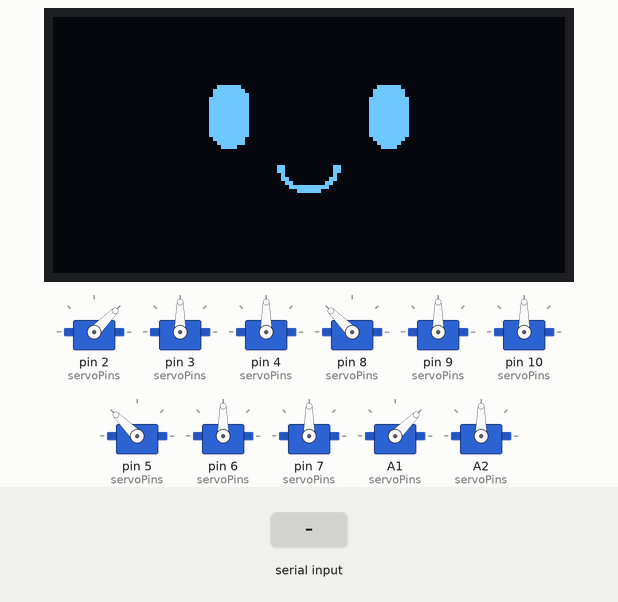
A sketch run on a simulated Arduino Mega 2560, built with avr-gcc and run on an emulated ATmega2560. Shown: 128×64 one-colour display, 11 × servo. The inputs (shaded band) are chosen by the test bench.

Above: at 1.7 s.
1.8 s: "f" received over Serial
At 2.26 s:
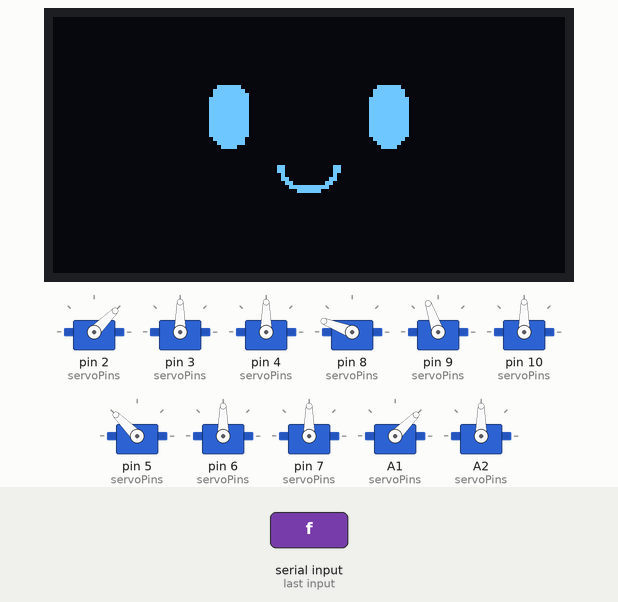
At 2.86 s:
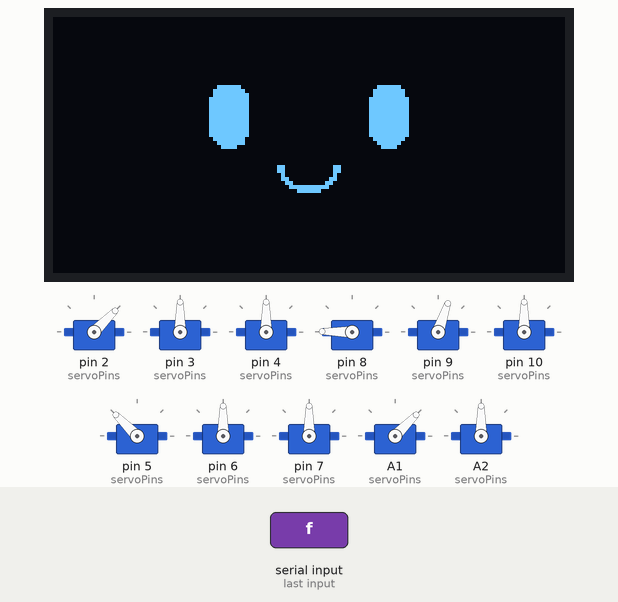
7.2 s: "f" received over Serial
At 10.41 s:
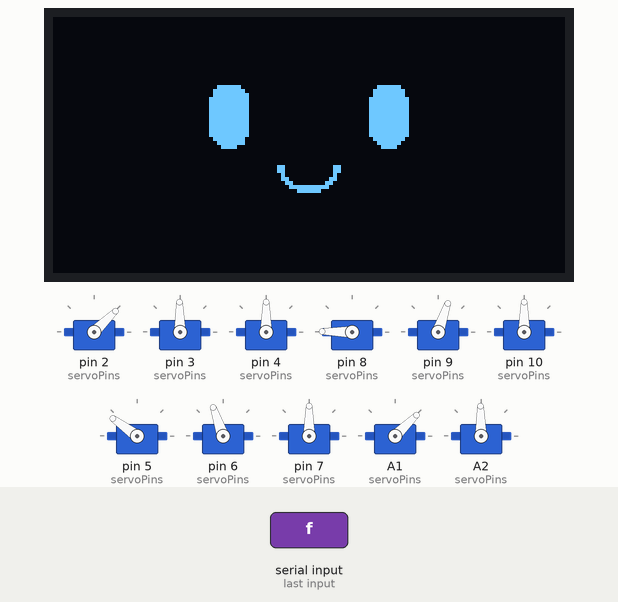
Timing chart, 0 to 17.8 s (numbered marks = the images above; inputs shaded):
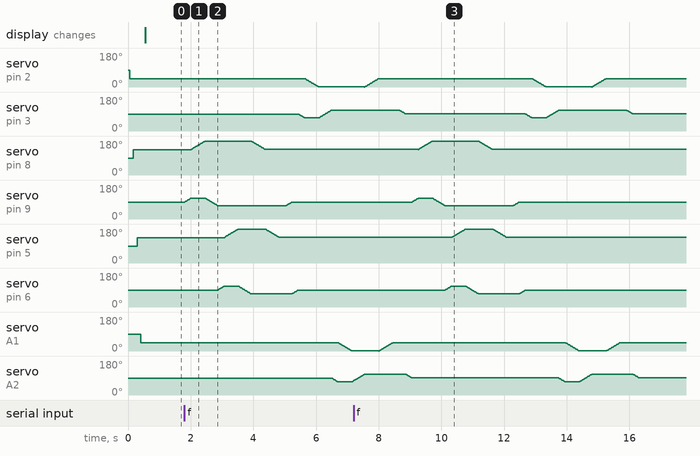

The sketch:

project_robot.ino
```cpp
//Authours: Jingyi Yang and Otavio Paz

//library of blue tooth
#include <SoftwareSerial.h>
#define pinRX 0
#define pinTX 1
SoftwareSerial blueTSerial(pinRX, pinTX); // RX、TX

//library for IIC communication
#include <Wire.h>
#include <splash.h>
//library of OLED
#include <Adafruit_GFX.h>
#include <Adafruit_SSD1306.h>
#define SCREEN_WIDTH 128 // define width of OLED in pixel
#define SCREEN_HEIGHT 64 // define hight of OLED in pixel
//define reset pin for OLED, Adafruit_SSD1306
#define OLED_MOSI  A5//SDA
#define OLED_CLK   A4//SCL
#define OLED_DC    12
#define OLED_CS    13
#define OLED_RESET 28//RST
//Adafruit_SSD1306 display(SCREEN_WIDTH, SCREEN_HEIGHT, &Wire, OLED_RESET);
Adafruit_SSD1306 display(SCREEN_WIDTH, SCREEN_HEIGHT, OLED_MOSI, OLED_CLK, OLED_DC, OLED_RESET, OLED_CS);

//orange PWM, red Vcc, Brown ground
//library for stepper motor
#include <Servo.h>
#define FRONTLEFT 0
#define FRONTRIGHT 1
#define BACKLEFT 2
#define BACKRIGHT 3
#define HEAP 0
#define KNEA 1
#define FEET 2

Servo servos[4][3];
const int H_START = 45;//H1 0 (maximum to the front) - 90 (straight to the side)
const int H_FRONT1 = 0;
const int H_FRONT2 = 20;
const int H_BACK = 90;

const int K_START = 90;
const int K_UP = 110;
const int K_DOWN = 70;

const int F_START = 90;
const int F_DOWN = 90;
int posServos[4][3] = {
  {H_START, K_START, F_START},//180-90
  {180 - H_START, K_START, 180-F_START},
  {180 - H_START, K_START, F_START},//0-90, 0-90
  {H_START, K_START, 180-F_START}//0-90, 180-90
  };
const int servoPins[4][3] = {{2,3,4},{8,9,10},{5,6,7},{A1,A2,A3}};


const int FORWARD = 0;
const int LEFT = 1;
const int RIGHT = 2;
const int BACKWARD = 3;

const unsigned char face_bitmap_OIP [] PROGMEM = {
	0x00, 0x00, 0x00, 0x00, 0x00, 0x00, 0x00, 0x00, 0x00, 0x00, 0x00, 0x00, 0x00, 0x00, 0x00, 0x00,
	0x00, 0x00, 0x00, 0x00, 0x00, 0x00, 0x00, 0x00, 0x00, 0x00, 0x00, 0x00, 0x00, 0x00, 0x00, 0x00,
	0x00, 0x00, 0x00, 0x00, 0x00, 0x00, 0x00, 0x00, 0x00, 0x00, 0x00, 0x00, 0x00, 0x00, 0x00, 0x00,
	0x00, 0x00, 0x00, 0x00, 0x00, 0x00, 0x00, 0x00, 0x00, 0x00, 0x00, 0x00, 0x00, 0x00, 0x00, 0x00,
	0x00, 0x00, 0x00, 0x00, 0x00, 0x00, 0x00, 0x00, 0x00, 0x00, 0x00, 0x00, 0x00, 0x00, 0x00, 0x00,
	0x00, 0x00, 0x00, 0x00, 0x00, 0x00, 0x00, 0x00, 0x00, 0x00, 0x00, 0x00, 0x00, 0x00, 0x00, 0x00,
	0x00, 0x00, 0x00, 0x00, 0x00, 0x00, 0x00, 0x00, 0x00, 0x00, 0x00, 0x00, 0x00, 0x00, 0x00, 0x00,
	0x00, 0x00, 0x00, 0x00, 0x00, 0x00, 0x00, 0x00, 0x00, 0x00, 0x00, 0x00, 0x00, 0x00, 0x00, 0x00,
	0x00, 0x00, 0x00, 0x00, 0x00, 0x00, 0x00, 0x00, 0x00, 0x00, 0x00, 0x00, 0x00, 0x00, 0x00, 0x00,
	0x00, 0x00, 0x00, 0x00, 0x00, 0x00, 0x00, 0x00, 0x00, 0x00, 0x00, 0x00, 0x00, 0x00, 0x00, 0x00,
	0x00, 0x00, 0x00, 0x00, 0x00, 0x00, 0x00, 0x00, 0x00, 0x00, 0x00, 0x00, 0x00, 0x00, 0x00, 0x00,
	0x00, 0x00, 0x00, 0x00, 0x00, 0x00, 0x00, 0x00, 0x00, 0x00, 0x00, 0x00, 0x00, 0x00, 0x00, 0x00,
	0x00, 0x00, 0x00, 0x00, 0x00, 0x00, 0x00, 0x00, 0x00, 0x00, 0x00, 0x00, 0x00, 0x00, 0x00, 0x00,
	0x00, 0x00, 0x00, 0x00, 0x00, 0x00, 0x00, 0x00, 0x00, 0x00, 0x00, 0x00, 0x00, 0x00, 0x00, 0x00,
	0x00, 0x00, 0x00, 0x00, 0x00, 0x00, 0x00, 0x00, 0x00, 0x00, 0x00, 0x00, 0x00, 0x00, 0x00, 0x00,
	0x00, 0x00, 0x00, 0x00, 0x00, 0x00, 0x00, 0x00, 0x00, 0x00, 0x00, 0x00, 0x00, 0x00, 0x00, 0x00,
	0x00, 0x00, 0x00, 0x00, 0x00, 0x00, 0x00, 0x00, 0x00, 0x00, 0x00, 0x00, 0x00, 0x00, 0x00, 0x00,
	0x00, 0x00, 0x00, 0x00, 0x00, 0x7e, 0x00, 0x00, 0x00, 0x00, 0x7e, 0x00, 0x00, 0x00, 0x00, 0x00,
	0x00, 0x00, 0x00, 0x00, 0x00, 0xff, 0x00, 0x00, 0x00, 0x00, 0xff, 0x00, 0x00, 0x00, 0x00, 0x00,
	0x00, 0x00, 0x00, 0x00, 0x00, 0xff, 0x80, 0x00, 0x00, 0x00, 0xff, 0x00, 0x00, 0x00, 0x00, 0x00,
	0x00, 0x00, 0x00, 0x00, 0x01, 0xff, 0x80, 0x00, 0x00, 0x01, 0xff, 0x80, 0x00, 0x00, 0x00, 0x00,
	0x00, 0x00, 0x00, 0x00, 0x01, 0xff, 0x80, 0x00, 0x00, 0x01, 0xff, 0x80, 0x00, 0x00, 0x00, 0x00,
	0x00, 0x00, 0x00, 0x00, 0x01, 0xff, 0x80, 0x00, 0x00, 0x01, 0xff, 0x80, 0x00, 0x00, 0x00, 0x00,
	0x00, 0x00, 0x00, 0x00, 0x01, 0xff, 0x80, 0x00, 0x00, 0x01, 0xff, 0x80, 0x00, 0x00, 0x00, 0x00,
	0x00, 0x00, 0x00, 0x00, 0x01, 0xff, 0x80, 0x00, 0x00, 0x01, 0xff, 0x80, 0x00, 0x00, 0x00, 0x00,
	0x00, 0x00, 0x00, 0x00, 0x01, 0xff, 0x80, 0x00, 0x00, 0x01, 0xff, 0x80, 0x00, 0x00, 0x00, 0x00,
	0x00, 0x00, 0x00, 0x00, 0x01, 0xff, 0x80, 0x00, 0x00, 0x01, 0xff, 0x80, 0x00, 0x00, 0x00, 0x00,
	0x00, 0x00, 0x00, 0x00, 0x01, 0xff, 0x80, 0x00, 0x00, 0x01, 0xff, 0x80, 0x00, 0x00, 0x00, 0x00,
	0x00, 0x00, 0x00, 0x00, 0x01, 0xff, 0x80, 0x00, 0x00, 0x01, 0xff, 0x80, 0x00, 0x00, 0x00, 0x00,
	0x00, 0x00, 0x00, 0x00, 0x01, 0xff, 0x80, 0x00, 0x00, 0x01, 0xff, 0x80, 0x00, 0x00, 0x00, 0x00,
	0x00, 0x00, 0x00, 0x00, 0x00, 0xff, 0x00, 0x00, 0x00, 0x00, 0xff, 0x00, 0x00, 0x00, 0x00, 0x00,
	0x00, 0x00, 0x00, 0x00, 0x00, 0x7f, 0x00, 0x00, 0x00, 0x00, 0x7e, 0x00, 0x00, 0x00, 0x00, 0x00,
	0x00, 0x00, 0x00, 0x00, 0x00, 0x3c, 0x00, 0x00, 0x00, 0x00, 0x3c, 0x00, 0x00, 0x00, 0x00, 0x00,
	0x00, 0x00, 0x00, 0x00, 0x00, 0x00, 0x00, 0x00, 0x00, 0x00, 0x00, 0x00, 0x00, 0x00, 0x00, 0x00,
	0x00, 0x00, 0x00, 0x00, 0x00, 0x00, 0x00, 0x00, 0x00, 0x00, 0x00, 0x00, 0x00, 0x00, 0x00, 0x00,
	0x00, 0x00, 0x00, 0x00, 0x00, 0x00, 0x00, 0x00, 0x00, 0x00, 0x00, 0x00, 0x00, 0x00, 0x00, 0x00,
	0x00, 0x00, 0x00, 0x00, 0x00, 0x00, 0x00, 0x00, 0x00, 0x00, 0x00, 0x00, 0x00, 0x00, 0x00, 0x00,
	0x00, 0x00, 0x00, 0x00, 0x00, 0x00, 0x00, 0xc0, 0x03, 0x00, 0x00, 0x00, 0x00, 0x00, 0x00, 0x00,
	0x00, 0x00, 0x00, 0x00, 0x00, 0x00, 0x00, 0xc0, 0x03, 0x00, 0x00, 0x00, 0x00, 0x00, 0x00, 0x00,
	0x00, 0x00, 0x00, 0x00, 0x00, 0x00, 0x00, 0x40, 0x02, 0x00, 0x00, 0x00, 0x00, 0x00, 0x00, 0x00,
	0x00, 0x00, 0x00, 0x00, 0x00, 0x00, 0x00, 0x60, 0x06, 0x00, 0x00, 0x00, 0x00, 0x00, 0x00, 0x00,
	0x00, 0x00, 0x00, 0x00, 0x00, 0x00, 0x00, 0x30, 0x0c, 0x00, 0x00, 0x00, 0x00, 0x00, 0x00, 0x00,
	0x00, 0x00, 0x00, 0x00, 0x00, 0x00, 0x00, 0x1f, 0xf8, 0x00, 0x00, 0x00, 0x00, 0x00, 0x00, 0x00,
	0x00, 0x00, 0x00, 0x00, 0x00, 0x00, 0x00, 0x07, 0xe0, 0x00, 0x00, 0x00, 0x00, 0x00, 0x00, 0x00,
	0x00, 0x00, 0x00, 0x00, 0x00, 0x00, 0x00, 0x00, 0x00, 0x00, 0x00, 0x00, 0x00, 0x00, 0x00, 0x00,
	0x00, 0x00, 0x00, 0x00, 0x00, 0x00, 0x00, 0x00, 0x00, 0x00, 0x00, 0x00, 0x00, 0x00, 0x00, 0x00,
	0x00, 0x00, 0x00, 0x00, 0x00, 0x00, 0x00, 0x00, 0x00, 0x00, 0x00, 0x00, 0x00, 0x00, 0x00, 0x00,
	0x00, 0x00, 0x00, 0x00, 0x00, 0x00, 0x00, 0x00, 0x00, 0x00, 0x00, 0x00, 0x00, 0x00, 0x00, 0x00,
	0x00, 0x00, 0x00, 0x00, 0x00, 0x00, 0x00, 0x00, 0x00, 0x00, 0x00, 0x00, 0x00, 0x00, 0x00, 0x00,
	0x00, 0x00, 0x00, 0x00, 0x00, 0x00, 0x00, 0x00, 0x00, 0x00, 0x00, 0x00, 0x00, 0x00, 0x00, 0x00,
	0x00, 0x00, 0x00, 0x00, 0x00, 0x00, 0x00, 0x00, 0x00, 0x00, 0x00, 0x00, 0x00, 0x00, 0x00, 0x00,
	0x00, 0x00, 0x00, 0x00, 0x00, 0x00, 0x00, 0x00, 0x00, 0x00, 0x00, 0x00, 0x00, 0x00, 0x00, 0x00,
	0x00, 0x00, 0x00, 0x00, 0x00, 0x00, 0x00, 0x00, 0x00, 0x00, 0x00, 0x00, 0x00, 0x00, 0x00, 0x00,
	0x00, 0x00, 0x00, 0x00, 0x00, 0x00, 0x00, 0x00, 0x00, 0x00, 0x00, 0x00, 0x00, 0x00, 0x00, 0x00,
	0x00, 0x00, 0x00, 0x00, 0x00, 0x00, 0x00, 0x00, 0x00, 0x00, 0x00, 0x00, 0x00, 0x00, 0x00, 0x00,
	0x00, 0x00, 0x00, 0x00, 0x00, 0x00, 0x00, 0x00, 0x00, 0x00, 0x00, 0x00, 0x00, 0x00, 0x00, 0x00,
	0x00, 0x00, 0x00, 0x00, 0x00, 0x00, 0x00, 0x00, 0x00, 0x00, 0x00, 0x00, 0x00, 0x00, 0x00, 0x00,
	0x00, 0x00, 0x00, 0x00, 0x00, 0x00, 0x00, 0x00, 0x00, 0x00, 0x00, 0x00, 0x00, 0x00, 0x00, 0x00,
	0x00, 0x00, 0x00, 0x00, 0x00, 0x00, 0x00, 0x00, 0x00, 0x00, 0x00, 0x00, 0x00, 0x00, 0x00, 0x00,
	0x00, 0x00, 0x00, 0x00, 0x00, 0x00, 0x00, 0x00, 0x00, 0x00, 0x00, 0x00, 0x00, 0x00, 0x00, 0x00,
	0x00, 0x00, 0x00, 0x00, 0x00, 0x00, 0x00, 0x00, 0x00, 0x00, 0x00, 0x00, 0x00, 0x00, 0x00, 0x00,
	0x00, 0x00, 0x00, 0x00, 0x00, 0x00, 0x00, 0x00, 0x00, 0x00, 0x00, 0x00, 0x00, 0x00, 0x00, 0x00,
	0x00, 0x00, 0x00, 0x00, 0x00, 0x00, 0x00, 0x00, 0x00, 0x00, 0x00, 0x00, 0x00, 0x00, 0x00, 0x00,
	0x00, 0x00, 0x00, 0x00, 0x00, 0x00, 0x00, 0x00, 0x00, 0x00, 0x00, 0x00, 0x00, 0x00, 0x00, 0x00
};

void setup() {
  Serial.begin(9600);
  blueTSerial.begin(38400);
  display.begin(SSD1306_SWITCHCAPVCC, 0x3C);

  //set_up for servo motors
  for(int i = 0; i < 4; i++){
    for(int j = 0; j <3; j++){
      servos[i][j].attach(servoPins[i][j]);
      delay(20);
      servos[i][j].write(posServos[i][j]);
      delay(20);
    }
  }
  face_display();
}

void blueTooth(){
  if (blueTSerial.available())
    Serial.print(blueTSerial.read());
  blueTSerial.print(Serial.read());
  blueTSerial.write(Serial.read());
}

void face_display(){
  display.clearDisplay();//clear the display
  display.drawBitmap(0, 0 , face_bitmap_OIP, 128, 64, WHITE);
  display.display();
}

void moveForward3(){
  servoMove(FRONTRIGHT,KNEA,K_UP);
  servoMove(FRONTRIGHT,HEAP,180 - H_FRONT1);
  servoMove(FRONTRIGHT,KNEA,K_DOWN);

  servoMove(BACKLEFT,KNEA,K_UP);
  servoMove(BACKLEFT,HEAP,180 - H_FRONT1);
  servoMove(BACKLEFT,KNEA,K_DOWN);

  servoMove(FRONTRIGHT,HEAP,180 - H_START);
  servoMove(BACKLEFT,HEAP,180 - H_START);

  delay(200);
  servoMove(FRONTRIGHT,KNEA,K_START);
  servoMove(BACKLEFT,KNEA,K_START);

  servoMove(FRONTLEFT,KNEA,180 - K_UP);
  servoMove(FRONTLEFT,HEAP,H_FRONT1);
  servoMove(FRONTLEFT,KNEA,180 - K_DOWN);

  servoMove(BACKRIGHT,KNEA,180 - K_UP);
  servoMove(BACKRIGHT,HEAP,H_FRONT1);
  servoMove(BACKRIGHT,KNEA,180 - K_DOWN);

  servoMove(FRONTLEFT,HEAP,H_START);
  servoMove(BACKRIGHT,HEAP,H_START);

  delay(200);
  servoMove(FRONTLEFT,KNEA,K_START);
  servoMove(BACKRIGHT,KNEA,K_START);
}

void moveBackward(){
  servoMove(FRONTRIGHT,KNEA,K_UP);
  servoMove(FRONTRIGHT,HEAP,180 - H_BACK);
  servoMove(FRONTRIGHT,KNEA,K_DOWN);

  servoMove(BACKLEFT,KNEA,K_UP);
  servoMove(BACKLEFT,HEAP,180 - H_BACK);
  servoMove(BACKLEFT,KNEA,K_DOWN);

  servoMove(FRONTRIGHT,HEAP,180 - H_START);
  servoMove(BACKLEFT,HEAP,180 - H_START);

  delay(200);
  servoMove(FRONTRIGHT,KNEA,K_START);
  servoMove(BACKLEFT,KNEA,K_START);

  servoMove(FRONTLEFT,KNEA,180 - K_UP);
  servoMove(FRONTLEFT,HEAP,H_BACK);
  servoMove(FRONTLEFT,KNEA,180 - K_DOWN);

  servoMove(BACKRIGHT,KNEA,180 - K_UP);
  servoMove(BACKRIGHT,HEAP,H_BACK);
  servoMove(BACKRIGHT,KNEA,180 - K_DOWN);

  servoMove(FRONTLEFT,HEAP,H_START);
  servoMove(BACKRIGHT,HEAP,H_START);

  delay(200);
  servoMove(FRONTLEFT,KNEA,K_START);
  servoMove(BACKRIGHT,KNEA,K_START);
}

//R is direction of the leg, C is components of the leg
void servoMove(int r, int c,int pos){
  if(pos > posServos[r][c]){
    for(int i = posServos[r][c]; i < pos; i++){
      servos[r][c].write(i);
      delay(10);
    }
  }
  else{
    for(int i = posServos[r][c]; i > pos; i--){
      servos[r][c].write(i);
      delay(10);
    }
  }
  posServos[r][c] = pos;
}

void move(int direction){
  switch(direction){
    case FORWARD:
      moveForward3();
      break;
    case BACKWARD:
      break;
    case LEFT:
      break;
    case RIGHT:
      break;
  }
}


void loop() {
  while(Serial.available()){
    if(Serial.read()=='f'){
      moveForward3();
    }
  }
}
```

Measured:
- after the input at 1.8 s, servo on pin 2 (servoPins): moves from 45° to 1° over 0.42 s, starting after 3.8 s; servo on pin 8 (servoPins): rises from 135° to 179° in 0.42 s, then falls to 136° in 1.9 s
- after the input at 7.2 s, servo on pin 5 (servoPins): rises from 136° to 179° in 0.42 s, then falls to 136° in 1.3 s
